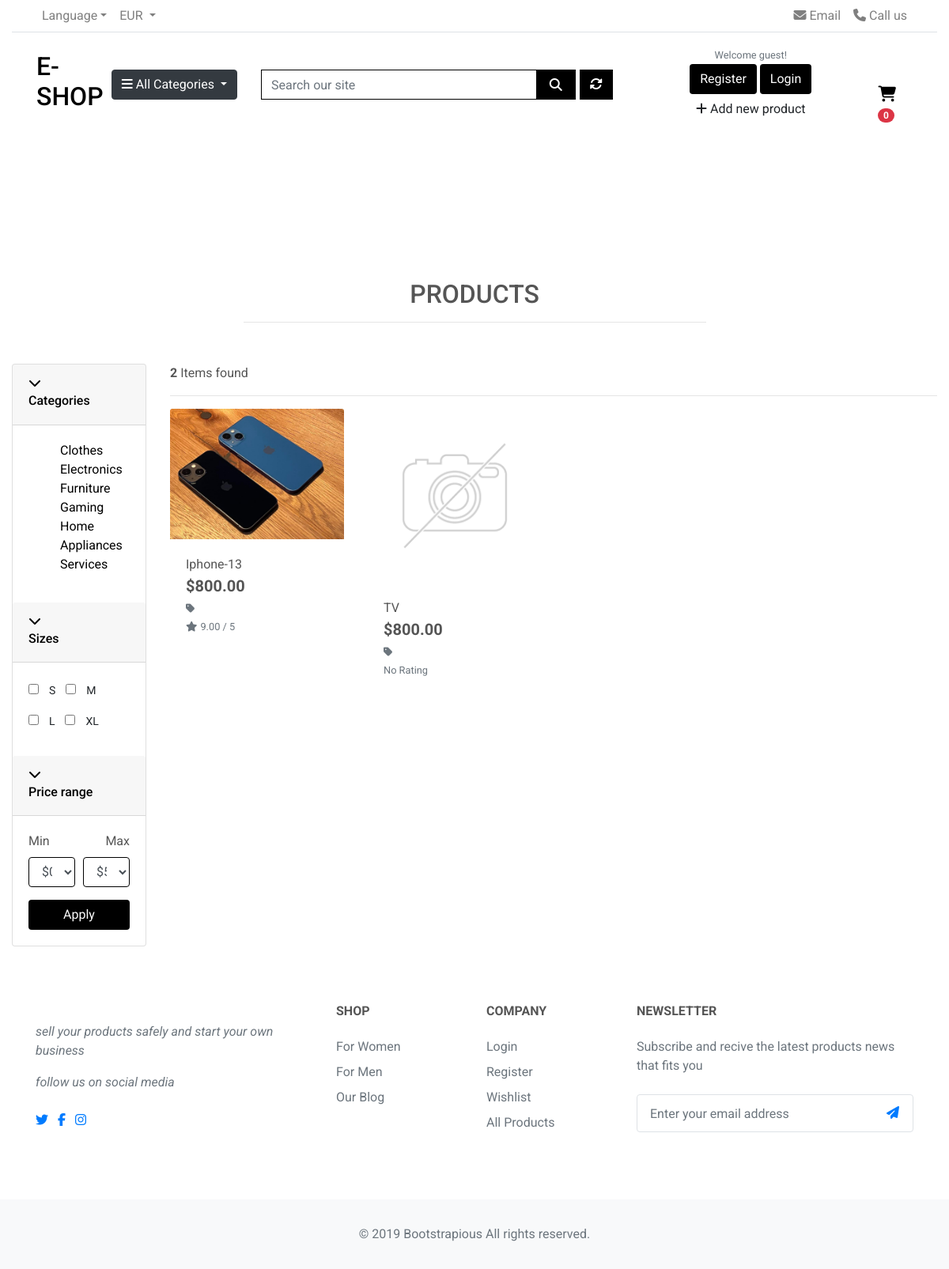
Page /products/electronics/ on the committed database.
### products/models.py (models this page shows, shortened)
class Product(models.Model):
    category = models.ForeignKey('Category', null=True, blank=True,
                                 on_delete=models.SET_NULL)
    name = models.CharField(max_length=254, unique=True)
    slug = models.SlugField(max_length=254, unique=True)
    description = models.TextField()
    stock = models.IntegerField()
    is_available = models.BooleanField(default=True)
    price = models.DecimalField(max_digits=8, decimal_places=2)
    rating = models.DecimalField(max_digits=6, decimal_places=2, null=True,
                                 blank=True)
    image_url = models.URLField(max_length=1024, null=True, blank=True)
    image = models.ImageField(null=True, blank=True)
    created_date = models.DateTimeField(auto_now_add=True)
    updated_date = models.DateTimeField(auto_now=True)
    class Meta:
        ordering = ('name',)
        verbose_name = 'product'
        verbose_name_plural = 'products'

### products/views.py (the view)
# urls.py: path('', views.all_products, name='products'),
def all_products(request, category_slug=None):
    categories = None
    products = None
    if category_slug is not None:
        categories = get_object_or_404(Category, slug=category_slug)
        products = Product.objects.filter(category=categories, is_available=True)
        products_count = products.count()
    else:
        products = Product.objects.all().filter(is_available=True)  # Display only available products
        products_count = products.count()
    context = {
        'products': products,
        'products_count': products_count,
    }
    return render(request, 'products/products.html', context)

### products/templates/products/products.html (shortened to what this page needs)
{% extends 'base.html' %}
{% load static %}
{% block page_header %}
<div class="container header-container">
</div>
{% endblock %}
{% block content %}
<div class="container-fluid">
    <div class="row">
        <div class="col text-center mt-3">
            <h2 class="logo-font">Products</h2>
            <hr class="w-50 mb-1">
        </div>
    </div>
    <div class="row mt-5 ">
        <div class="col-lg-2">
            <div class="card filter-card">
                <div class="filter-group">
                    <div class="card-header">
                        <a href="#" data-toggle="collapse" data-target="#collapse_1" aria-expanded="true">
                            <i class="icon-control fa fa-chevron-down text-black"></i>
                            <h6 class="title text-black">Categories</h6>
                        </a>
                    </div>
                    <div class="filter-content collapse show" id="collapse_1">
                        <div class="card-body">
                            <ul class="list-menu">
                                <li><a href="#" class="text-black">Clothes</a></li>
                                <li><a href="#" class="text-black">Electronics</a></li>
                                <li><a href="#" class="text-black">Furniture</a></li>
                                <li><a href="#" class="text-black">Gaming</a></li>
                                <li><a href="#" class="text-black">Home Appliances</a></li>
                                <li><a href="#" class="text-black">Services</a></li>
                            </ul>
                        </div>
                    </div>
                </div>
                <div class="filter-group">
                    <div class="card-header">
                        <a href="#" data-toggle="collapse" data-target="#collapse_4" aria-expanded="true">
                            <i class="icon-control fa fa-chevron-down text-black"></i>
                            <h6 class="title text-black">Sizes </h6>
                        </a>
                    </div>
                    <div class="filter-content collapse show" id="collapse_4">
                        <div class="card-body">
                            <label class="checkbox-btn">
                                <input type="checkbox">
                                <span class="btn btn-sm"> S </span>
                            </label>
                            <label class="checkbox-btn">
                                <input type="checkbox">
                                <span class="btn btn-sm"> M </span>
                            </label>
                            <label class="checkbox-btn">
                                <input type="checkbox">
                                <span class="btn btn-sm"> L </span>
                            </label>
                            <label class="checkbox-btn">
                                <input type="checkbox">
                                <span class="btn btn-sm"> XL </span>
                            </label>
                        </div>
                    </div>
                    <div class="filter-group">
                        <div class="card-header">
                            <a href="#" data-toggle="collapse" data-target="#collapse_3" aria-expanded="true">
                                <i class="icon-control fa fa-chevron-down text-black"></i>
                                <h6 class="title text-black">Price range</h6>
                            </a>
                        </div>
                        <div class="filter-content collapse show" id="collapse_3">
                            <div class="card-body">
                                <div class="form-row">
                                    <div class="form-group col-md-6">
                                        <label>Min</label>
                                        <select class="mr-2 form-control border-black">
                                            <option value="0">$0</option>
                                        </select>
                                    </div>
                                    <div class="form-group text-right col-md-6">
                                        <label>Max</label>
                                        <select class="mr-2 form-control border-black">
                                            <option value="50">$50</option>
                                        </select>
                                    </div>
                                </div>
                                <button class="btn btn-block btn-black">Apply</button>
                            </div>
                        </div>
                    </div>
                </div>
            </div>
        </div>
        <div class="col-10">
            <div class="form-inline">
                <span class="mr-md-auto"><strong>{{ products_count }}</strong> Items found </span>
                <hr class="w-100">
            </div>
            <div class="row">
            {% for product in products %}
                <div class="col-sm-12 col-md-8 col-lg-3 col-xl-3">
                    <div class="card border-0">
                        {% if product.image %}
                        <a href="#">
                            <img class="card-img-top img-fluid" src="{{ product.image.url }}" alt="{{ product.name }}" style="max-height: 350px;">
                        </a>
                        {% else %}
                        <a href="#">
                            <img class="card-img-top img-fluid" src="/media/noimage.png" alt="{{ product.name }}">
                        </a>
                        {% endif %}
                        <div class="card-body pb-0">
                            <p class="mb-0">{{ product.name }}</p>
                        </div>
                        <div class="card-footer bg-white pt-0 border-0 text-left">
                            <div class="row">
                                <div class="col">
                                    <p class="lead mb-0 text-left font-weight-bold">${{ product.price }}</p>
                                    {% if product.category %}
                                        <p class="small mt-1 mb-0">
                                            <a class="text-muted" href="{% url 'products' %}?category={{ product.category.name }}">
                                                <i class="fas fa-tag mr-1"></i>{{ product.category.friendly_name }}
                                            </a>
                                        </p>
                                    {% endif %}
                                    {% if product.rating %}
                                        <small class="text-muted"><i class="fas fa-star mr-1"></i>{{ product.rating }} / 5</small>
                                    {% else %}
                                        <small class="text-muted">No Rating</small>
                                    {% endif %}
                                </div>
                            </div>
                        </div>
                    </div>
                </div>
        {% endfor %}
            </div>
        </div>
    </div>
</div>
{% endblock %}

### static/css/base.css (style rules this page uses)
html { height: 100%; }
body { background: url('/media/homepage_background.jpg') no-repeat center center fixed; background-size: cover; height: calc(100vh - 164px); color: #555; font-family: 'Roboto'; }
.logo-font { text-transform: uppercase; }
.text-black { color: #000 !important; }
.border-black { border: 1px solid black !important; }
.btn-black { background: black; color: white; }
.list-menu li { list-style: none; color: #000!important; }
@media (min-width: 992px) { .header-container { padding-top: 164px; } }

### rows in the picture
Product: image (picture), name "Iphone-13", price "800.00", rating "9.00"
Product: name "TV", price "800.00", shows "No Rating"

### other values in the picture
{{ products_count }} "2"
